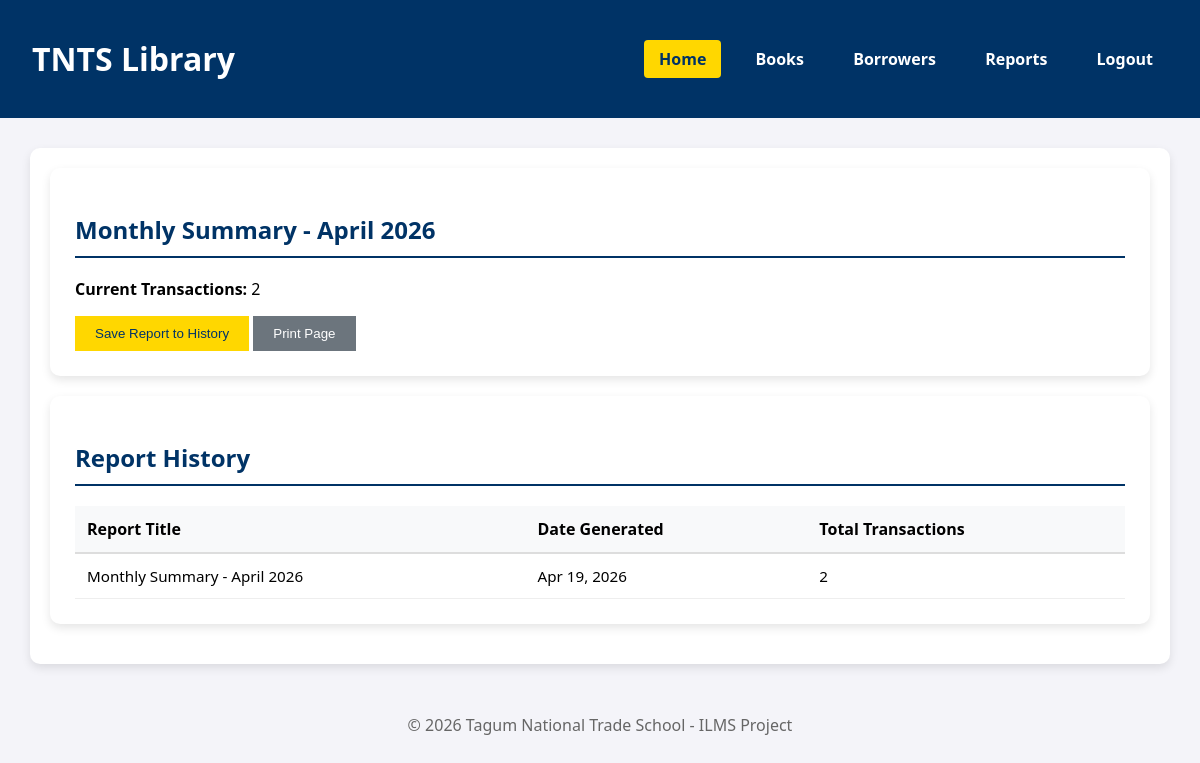
/reports.php (signed in), run on the app's committed database.
### tables this page shows
CREATE TABLE `reports` (
  `id` int(11) NOT NULL,
  `report_title` varchar(150) NOT NULL,
  `generated_date` datetime DEFAULT current_timestamp(),
  `total_transactions` int(11) DEFAULT 0,
  `report_summary` text DEFAULT NULL,
  `status` varchar(50) DEFAULT 'Generated'
);

### reports.php (the view, shortened to what this page needs)
<?php
require_once "config.php";
include_once "header.php";
$current_month_count = $mysqli->query("SELECT COUNT(*) FROM borrowers WHERE MONTH(date_borrowed) = MONTH(CURDATE())")->fetch_row()[0];
$history_res = $mysqli->query("SELECT * FROM reports ORDER BY generated_date DESC");
?>
<div class="container">
    <div class="card">
        <h2>Monthly Summary - <?php echo date('F Y'); ?></h2>
        <p><strong>Current Transactions:</strong> <?php echo $current_month_count; ?></p>
        <form method="POST">
            <button type="submit" name="save_report" class="btn-home" style="padding:10px 20px; border:none; cursor:pointer;">Save Report to History</button>
            <button type="button" class="btn-home" onclick="window.print()" style="padding:10px 20px; border:none; background-color: #6c757d; color:white !important;">Print Page</button>
        </form>
    </div>
    <div class="card">
        <h2>Report History</h2>
        <table>
            <thead>
                <tr>
                    <th>Report Title</th>
                    <th>Date Generated</th>
                    <th>Total Transactions</th>
                </tr>
            </thead>
            <tbody>
                <?php while ($row = $history_res->fetch_assoc()): ?>
                    <tr>
                        <td><?php echo htmlspecialchars($row['report_title']); ?></td>
                        <td><?php echo date("M d, Y", strtotime($row['generated_date'])); ?></td>
                        <td><?php echo $row['total_transactions']; ?></td>
                    </tr>
                <?php endwhile; ?>
            </tbody>
        </table>
    </div>
</div>
<?php include_once "footer.php"; ?>

### header.php (style rules this page uses)
:root { --primary-blue: #003366; --accent-gold: #FFD700; --light-gray: #f4f4f9; }
body { font-family: 'Segoe UI', sans-serif; margin: 0; background-color: var(--light-gray); }
.btn-home { background-color: var(--accent-gold); color: var(--primary-blue) !important; }
.container, .content { max-width: 1100px; margin: 30px auto; padding: 20px; background: white; border-radius: 10px; box-shadow: 0 4px 10px rgba(0, 0, 0, 0.1); }
h2 { color: var(--primary-blue); border-bottom: 2px solid var(--primary-blue); padding-bottom: 10px; }
table { width: 100%; border-collapse: collapse; margin-top: 20px; }
th { background-color: #f8f9fa; padding: 12px; text-align: left; border-bottom: 2px solid #ddd; }
td { padding: 12px; border-bottom: 1px solid #eee; }
table { width: 100%; border-collapse: separate; border-spacing: 0; margin-top: 20px; }
th { background-color: #f8f9fa; padding: 15px; text-align: left; border-bottom: 2px solid #ddd; }
td { padding: 15px; border-bottom: 1px solid #eee; font-size: 0.95rem; }
.container { max-width: 1100px; margin: 30px auto; padding: 20px; }
.card { background: white; padding: 25px; border-radius: 10px; box-shadow: 0 4px 10px rgba(0, 0, 0, 0.1); margin-bottom: 20px; }
table { width: 100%; border-collapse: collapse; margin-top: 15px; }
td { padding: 12px; border-bottom: 1px solid #eee; font-size: 0.95rem; }

### data on the page
reports: report_title "Monthly Summary - April 2026", generated_date "Apr 19, 2026", total_transactions "2"

### other printed values
$current_month_count "2"
